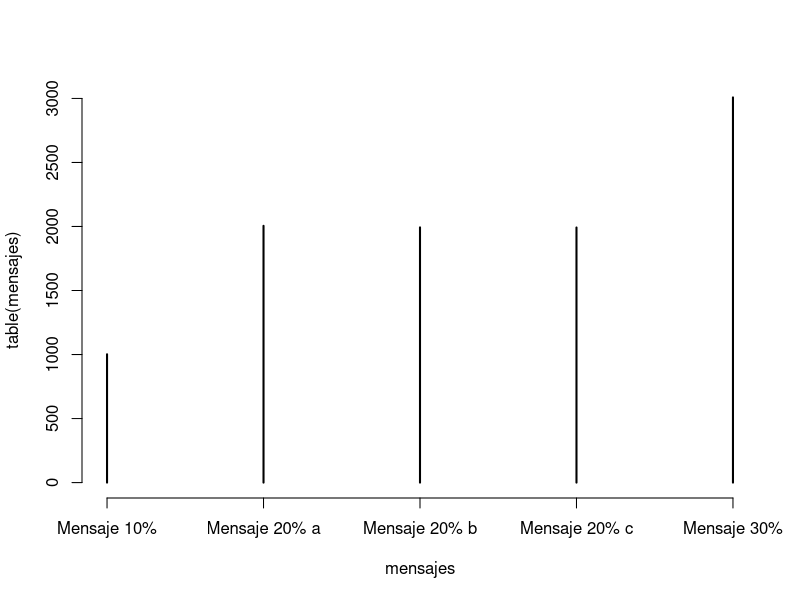

Write the R code that produced this figure.
#Prueba de funcionamiento
n <- 10000
mensajes <- vector("character",n)
for(i in 1:n){
    y <- runif(1)
    if(y<=0.3){
        mensajes[i] <- "Mensaje 30%"
    } else if(y<=0.5){
        mensajes[i] <- "Mensaje 20% a"
    } else if(y<=0.7){
        mensajes[i] <- "Mensaje 20% b"
    } else if(y<=0.9){
        mensajes[i] <- "Mensaje 20% c"
    } else {
        mensajes[i] <- "Mensaje 10%"
    }
}
plot(table(mensajes))